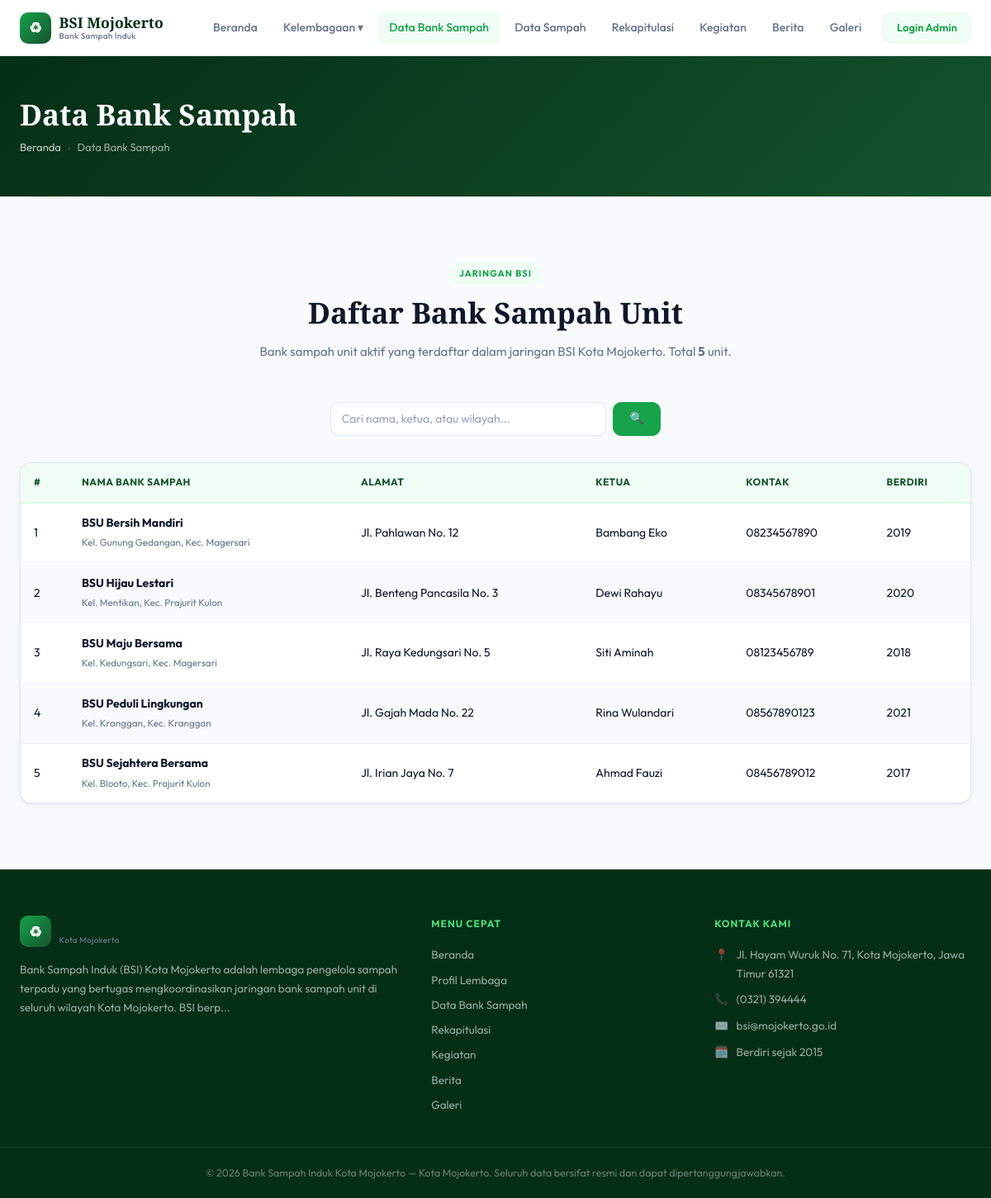
Page /public/data-bank-sampah.php on the committed database.
### tables this page shows
CREATE TABLE `bank_sampah` (
  `id` int UNSIGNED NOT NULL,
  `nama` varchar(150) NOT NULL,
  `alamat` text NOT NULL,
  `kelurahan` varchar(100) DEFAULT NULL,
  `kecamatan` varchar(100) DEFAULT NULL,
  `ketua` varchar(100) NOT NULL,
  `kontak` varchar(20) DEFAULT NULL,
  `tahun_berdiri` year DEFAULT NULL,
  `aktif` tinyint(1) NOT NULL DEFAULT '1',
  `dibuat_oleh` int UNSIGNED DEFAULT NULL,
  `created_at` timestamp NOT NULL DEFAULT CURRENT_TIMESTAMP,
  `updated_at` timestamp NULL DEFAULT NULL ON UPDATE CURRENT_TIMESTAMP
);

CREATE TABLE `profil_kelembagaan` (
  `id` int UNSIGNED NOT NULL,
  `nama_lembaga` varchar(200) NOT NULL DEFAULT 'Bank Sampah Induk Kota Mojokerto',
  `tagline` varchar(255) DEFAULT NULL,
  `deskripsi` text,
  `visi` text,
  `misi` text,
  `alamat` text,
  `telepon` varchar(20) DEFAULT NULL,
  `email` varchar(100) DEFAULT NULL,
  `website` varchar(255) DEFAULT NULL,
  `tahun_berdiri` year DEFAULT NULL,
  `logo` varchar(255) DEFAULT NULL
);

### core/Request.php (called while the page is built, shortened)
<?php
class Request
{
    public static function get(string $key, mixed $default = null): mixed
    {
        if (!isset($_GET[$key])) return $default;
        return self::sanitizeStr($_GET[$key]);
    }
}

### models/BankSampahModel.php (called while the page is built, shortened)
<?php
require_once dirname(__DIR__) . '/config/database.php';
function bs_getAll(string $search = '', bool $aktifSaja = false): array {
    $sql = "SELECT b.*, u.nama AS nama_petugas FROM bank_sampah b LEFT JOIN users u ON b.dibuat_oleh = u.id WHERE 1=1";
    $params = [];
    if ($aktifSaja) { $sql .= " AND b.aktif = 1"; }
    $sql .= " ORDER BY b.nama ASC";
    return Database::query($sql, $params);
}

### core/Database.php (called while the page is built, shortened)
<?php
class Database
{
    private static ?PDO $instance = null;
    public static function getInstance(): PDO
    {
        if (self::$instance === null) {
            $dsn = sprintf(
                'mysql:host=%s;port=%s;dbname=%s;charset=utf8mb4',
                DB_HOST, DB_PORT, DB_NAME
            );
            self::$instance = new PDO($dsn, DB_USER, DB_PASS, [
                PDO::ATTR_ERRMODE            => PDO::ERRMODE_EXCEPTION,
                PDO::ATTR_DEFAULT_FETCH_MODE => PDO::FETCH_ASSOC,
                PDO::ATTR_EMULATE_PREPARES   => false,
                PDO::MYSQL_ATTR_INIT_COMMAND => "SET NAMES utf8mb4 COLLATE utf8mb4_unicode_ci",
            ]);
        }
        return self::$instance;
    }
    public static function query(string $sql, array $params = []): array
    {
        $stmt = self::getInstance()->prepare($sql);
        $stmt->execute($params);
        return $stmt->fetchAll();
    }
    public static function queryOne(string $sql, array $params = []): array|false
    {
        $stmt = self::getInstance()->prepare($sql);
        $stmt->execute($params);
        return $stmt->fetch();
    }
}

### core/Helper.php (called while the page is built, shortened)
<?php
function e(mixed $val): string
{
    return htmlspecialchars((string)$val, ENT_QUOTES | ENT_SUBSTITUTE, 'UTF-8');
}
function truncate(string $teks, int $panjang = 150): string
{
    $teks = strip_tags($teks);
    return mb_strlen($teks) > $panjang
        ? mb_substr($teks, 0, $panjang) . '...'
        : $teks;
}

### models/ProfilModel.php (called while the page is built, shortened)
<?php
require_once dirname(__DIR__) . '/config/database.php';
function profil_get(): array {
    $row = Database::queryOne("SELECT * FROM profil_kelembagaan WHERE id = 1 LIMIT 1");
    return $row ?: ['id'=>1,'nama_lembaga'=>APP_NAME,'tagline'=>'','deskripsi'=>'','visi'=>'','misi'=>'','alamat'=>'','telepon'=>'','email'=>'','website'=>'','tahun_berdiri'=>'','logo'=>''];
}

### public/data-bank-sampah.php (the view, shortened to what this page needs)
<?php
require_once dirname(__DIR__) . '/config/database.php';
require_once dirname(__DIR__) . '/core/Helper.php';
require_once dirname(__DIR__) . '/core/Request.php';
require_once dirname(__DIR__) . '/models/BankSampahModel.php';
$search    = Request::get('search', '');
$data      = bs_getAll($search, true);
$navActive = 'bank-sampah';
require_once dirname(__DIR__) . '/templates/public/header.php';
?>
<div class="page-banner"><div class="container">
    <h1>Data Bank Sampah</h1>
    <nav class="breadcrumb-pub"><a href="<?= BASE_URL ?>/public/beranda.php">Beranda</a><span class="sep">›</span><span>Data Bank Sampah</span></nav>
</div></div>
<section class="section">
    <div class="container">
        <div class="section-header">
            <span class="section-label">Jaringan BSI</span>
            <h2 class="section-title">Daftar Bank Sampah Unit</h2>
            <p class="section-desc">Bank sampah unit aktif yang terdaftar dalam jaringan BSI Kota Mojokerto. Total <strong><?= count($data) ?></strong> unit.</p>
        </div>
        <form method="GET" style="display:flex;gap:.5rem;max-width:400px;margin:0 auto 2rem;">
            <input type="text" name="search" class="form-control" value="<?= e($search) ?>" placeholder="Cari nama, ketua, atau wilayah...">
            <button type="submit" class="btn btn-primary">🔍</button>
        </form>
        <?php if (empty($data)): ?>
        <div class="empty-state"><div class="empty-state-icon">🏦</div><h3>Tidak ada data yang cocok</h3></div>
        <?php else: ?>
        <div class="table-wrapper">
            <table class="data-table">
                <thead><tr><th>#</th><th>Nama Bank Sampah</th><th>Alamat</th><th>Ketua</th><th>Kontak</th><th>Berdiri</th></tr></thead>
                <tbody>
                <?php foreach ($data as $i => $row): ?>
                <tr>
                    <td><?= $i + 1 ?></td>
                    <td><strong><?= e($row['nama']) ?></strong><?php if ($row['kelurahan']): ?><br><small class="text-muted">Kel. <?= e($row['kelurahan']) ?><?= $row['kecamatan'] ? ', Kec. ' . e($row['kecamatan']) : '' ?></small><?php endif ?></td>
                    <td><?= e($row['alamat']) ?></td>
                    <td><?= e($row['ketua']) ?></td>
                    <td><?= e($row['kontak']) ?: '-' ?></td>
                    <td><?= $row['tahun_berdiri'] ? e($row['tahun_berdiri']) : '-' ?></td>
                </tr>
                <?php endforeach ?>
                </tbody>
            </table>
        </div>
        <?php endif ?>
    </div>
</section>
<?php require_once dirname(__DIR__) . '/templates/public/footer.php' ?>

### templates/public/header.php (shortened to what this page needs)
<?php
require_once dirname(__DIR__, 2) . '/core/Helper.php';
$navActive ??= '';
?>
<!DOCTYPE html>
<html lang="id">
<head>
    <link rel="stylesheet" href="<?= BASE_URL ?>/assets/css/variables.css">
    <link rel="stylesheet" href="<?= BASE_URL ?>/assets/css/reset.css">
    <link rel="stylesheet" href="<?= BASE_URL ?>/assets/css/components.css">
    <link rel="stylesheet" href="<?= BASE_URL ?>/assets/css/public.css">
</head>
<body>
<nav class="navbar">
    <div class="navbar-inner">
        <a href="<?= BASE_URL ?>/public/beranda.php" class="navbar-brand">
            <div class="navbar-logo-icon">♻</div>
            <div class="navbar-logo-text">
                BSI Mojokerto
                <span class="navbar-logo-sub">Bank Sampah Induk</span>
            </div>
        </a>
        <div class="navbar-menu">
            <a href="<?= BASE_URL ?>/public/beranda.php"
               class="nav-link <?= $navActive === 'beranda' ? 'active' : '' ?>">Beranda</a>
            <div class="dropdown">
                <a href="#" class="nav-link <?= in_array($navActive, ['kelembagaan','visi-misi','struktur']) ? 'active' : '' ?>">
                    Kelembagaan ▾
                </a>
            </div>
            <a href="<?= BASE_URL ?>/public/data-bank-sampah.php"
               class="nav-link <?= $navActive === 'bank-sampah' ? 'active' : '' ?>">Data Bank Sampah</a>
            <a href="<?= BASE_URL ?>/public/data-sampah.php"
               class="nav-link <?= $navActive === 'data-sampah' ? 'active' : '' ?>">Data Sampah</a>
            <a href="<?= BASE_URL ?>/public/rekapitulasi.php"
               class="nav-link <?= $navActive === 'rekap' ? 'active' : '' ?>">Rekapitulasi</a>
            <a href="<?= BASE_URL ?>/public/kegiatan.php"
               class="nav-link <?= $navActive === 'kegiatan' ? 'active' : '' ?>">Kegiatan</a>
            <a href="<?= BASE_URL ?>/public/berita.php"
               class="nav-link <?= $navActive === 'berita' ? 'active' : '' ?>">Berita</a>
            <a href="<?= BASE_URL ?>/public/galeri.php"
               class="nav-link <?= $navActive === 'galeri' ? 'active' : '' ?>">Galeri</a>
            <a href="<?= BASE_URL ?>/auth/login.php" class="navbar-login-btn">Login Admin</a>
        </div>
    </div>
</nav>

### templates/public/footer.php (shortened to what this page needs)
<?php
require_once dirname(__DIR__, 2) . '/models/ProfilModel.php';
$profil = profil_get();
?>
<footer class="footer">
    <div class="container">
        <div class="footer-grid">
            <div>
                <div class="navbar-brand" style="display:flex;align-items:center;gap:.6rem;margin-bottom:.75rem;">
                    <div class="navbar-logo-icon">♻</div>
                    <div class="navbar-logo-text">
                        <span class="navbar-logo-sub">Kota Mojokerto</span>
                    </div>
                </div>
                <p class="footer-desc">
                    <?= e(truncate($profil['deskripsi'] ?? 'Sistem Informasi Bank Sampah Induk Kota Mojokerto — mengelola data bank sampah, rekapitulasi, dan laporan secara terpadu.', 180)) ?>
                </p>
            </div>
            <div>
                <p class="footer-title">Menu Cepat</p>
                <div class="footer-links">
                    <a href="<?= BASE_URL ?>/public/beranda.php">Beranda</a>
                    <a href="<?= BASE_URL ?>/public/kelembagaan.php">Profil Lembaga</a>
                    <a href="<?= BASE_URL ?>/public/data-bank-sampah.php">Data Bank Sampah</a>
                    <a href="<?= BASE_URL ?>/public/rekapitulasi.php">Rekapitulasi</a>
                    <a href="<?= BASE_URL ?>/public/kegiatan.php">Kegiatan</a>
                    <a href="<?= BASE_URL ?>/public/berita.php">Berita</a>
                    <a href="<?= BASE_URL ?>/public/galeri.php">Galeri</a>
                </div>
            </div>
            <div>
                <p class="footer-title">Kontak Kami</p>
                <div class="footer-contact">
                    <?php if (!empty($profil['alamat'])): ?>
                    <div class="footer-contact-item">
                        <span>📍</span>
                        <span><?= e($profil['alamat']) ?></span>
                    </div>
                    <?php endif ?>
                    <?php if (!empty($profil['telepon'])): ?>
                    <div class="footer-contact-item">
                        <span>📞</span>
                        <span><?= e($profil['telepon']) ?></span>
                    </div>
                    <?php endif ?>
                    <?php if (!empty($profil['email'])): ?>
                    <div class="footer-contact-item">
                        <span>✉️</span>
                        <span><?= e($profil['email']) ?></span>
                    </div>
                    <?php endif ?>
                    <?php if (!empty($profil['tahun_berdiri'])): ?>
                    <div class="footer-contact-item">
                        <span>🗓️</span>
                        <span>Berdiri sejak <?= e($profil['tahun_berdiri']) ?></span>
                    </div>
                    <?php endif ?>
                </div>
            </div>
        </div>
    </div>
    <div class="footer-bottom">
        <div class="container">
            &copy; <?= date('Y') ?> <?= e($profil['nama_lembaga'] ?? APP_NAME) ?> — Kota Mojokerto.
            Seluruh data bersifat resmi dan dapat dipertanggungjawabkan.
        </div>
    </div>
</footer>
</body>
</html>

### assets/css/variables.css (style rules this page uses)
:root { --color-primary: #16a34a; --color-primary-dark: #052e16; --color-primary-mid: #14532d; --color-primary-light: #dcfce7; --color-primary-pale: #f0fdf4; --color-primary-accent: #4ade80; --color-bg: #f8fafc; --color-surface: #ffffff; --color-border: #e2e8f0; --color-border-light: #f1f5f9; --color-text: #0f172a; --color-text-muted: #64748b; --color-text-light: #94a3b8; --color-danger: #dc2626; --color-danger-light: #fee2e2; --color-warning: #d97706; --color-warning-light: #fef3c7; --color-info: #2563eb; --color-info-light: #dbeafe; --color-purple: #7c3aed; --color-purple-light: #ede9fe; --font-display: 'Playfair Display', Georgia, serif; --font-body: 'Outfit', 'Segoe UI', system-ui, sans-serif; --font-mono: 'JetBrains Mono', 'Courier New', monospace; --radius-sm: 6px; --radius: 10px; --radius-md: 14px; --radius-lg: 20px; --radius-xl: 28px; --shadow-sm: 0 1px 3px rgba(0,0,0,.06), 0 1px 8px rgba(0,0,0,.04); --shadow: 0 2px 8px rgba(0,0,0,.08), 0 4px 16px rgba(0,0,0,.06); --shadow-md: 0 4px 24px rgba(0,0,0,.10); --shadow-lg: 0 12px 48px rgba(0,0,0,.14); --sidebar-width: 260px; --topbar-height: 60px; --transition: all 0.18s ease; --transition-fast: all 0.1s ease; }

### assets/css/components.css (style rules this page uses)
.btn { display: inline-flex; align-items: center; gap: 0.4rem; font-family: var(--font-body); font-weight: 600; font-size: 14px; padding: 0.5rem 1.2rem; border-radius: var(--radius); border: 1.5px solid transparent; cursor: pointer; transition: var(--transition); text-decoration: none; white-space: nowrap; user-select: none; line-height: 1.4; }
.btn-primary { background-color: var(--color-primary); color: #ffffff; border-color: var(--color-primary); }
.form-control { display: block; width: 100%; padding: 0.55rem 0.8rem; border: 1.5px solid var(--color-border); border-radius: var(--radius); font-size: 14px; font-family: var(--font-body); color: var(--color-text); background-color: var(--color-surface); transition: border-color 0.15s, box-shadow 0.15s; line-height: 1.5; }
.form-control::placeholder { color: var(--color-text-light); }
.text-muted { color: var(--color-text-muted); }

### rows in the picture
bank_sampah: nama "BSU Bersih Mandiri", kelurahan "Gunung Gedangan", kecamatan "Magersari", alamat "Jl. Pahlawan No. 12", ketua "Bambang Eko", kontak "08234567890", tahun_berdiri "2019"
bank_sampah: nama "BSU Hijau Lestari", kelurahan "Mentikan", kecamatan "Prajurit Kulon", alamat "Jl. Benteng Pancasila No. 3", ketua "Dewi Rahayu", kontak "08345678901", tahun_berdiri "2020"
bank_sampah: nama "BSU Maju Bersama", kelurahan "Kedungsari", kecamatan "Magersari", alamat "Jl. Raya Kedungsari No. 5", ketua "Siti Aminah", kontak "08123456789", tahun_berdiri "2018"
bank_sampah: nama "BSU Peduli Lingkungan", kelurahan "Kranggan", kecamatan "Kranggan", alamat "Jl. Gajah Mada No. 22", ketua "Rina Wulandari", kontak "08567890123", tahun_berdiri "2021"
bank_sampah: nama "BSU Sejahtera Bersama", kelurahan "Blooto", kecamatan "Prajurit Kulon", alamat "Jl. Irian Jaya No. 7", ketua "Ahmad Fauzi", kontak "08456789012", tahun_berdiri "2017"
profil_kelembagaan: deskripsi "Bank Sampah Induk (BSI) Kota Mojokerto adalah lembaga pengelola sampah terpadu yang bertugas mengkoordinasikan jaringan bank sampah unit di seluruh wilayah Kota Mojokerto. BSI berp...", alamat "Jl. Hayam Wuruk No. 71, Kota Mojokerto, Jawa Timur 61321", telepon "(0321) 394444", email "bsi@mojokerto.go.id", tahun_berdiri "2015", nama_lembaga "Bank Sampah Induk Kota Mojokerto"

### other values in the picture
count($data) "5"
